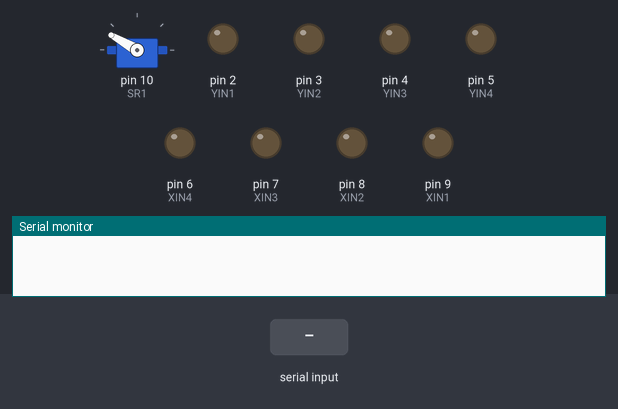
A sketch run on a simulated Arduino Uno, built with avr-gcc and run on an emulated ATmega328P. Shown: servo, output pins drawn as LEDs (lit = HIGH), the last lines printed to the serial monitor. The inputs (shaded band) are chosen by the test bench.

Above: at 1.2 s.
1.3 s: "l,45\n" received over Serial
At 2.6 s:
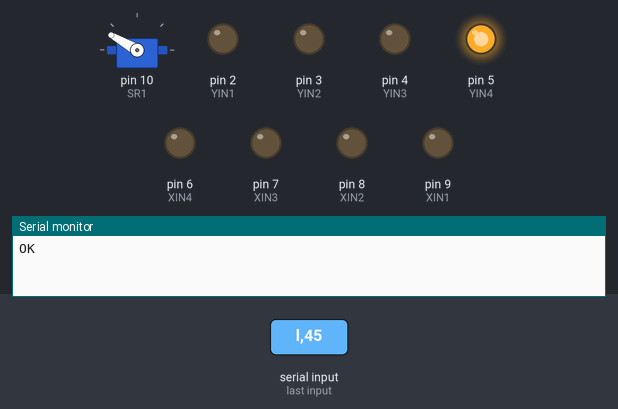
4.3 s: "Z90\n" received over Serial
At 4.8 s:
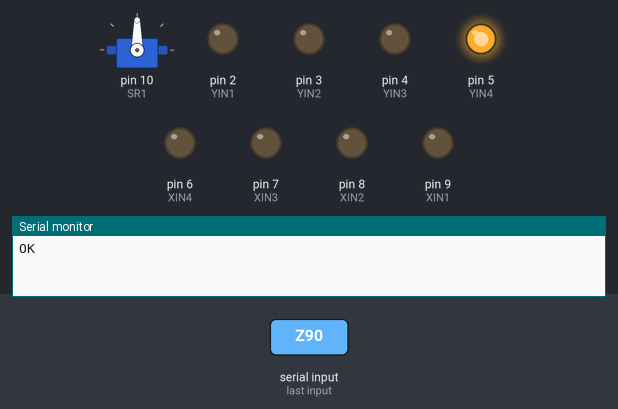
5.8 s: "Z,45\n" received over Serial
At 7.0 s:
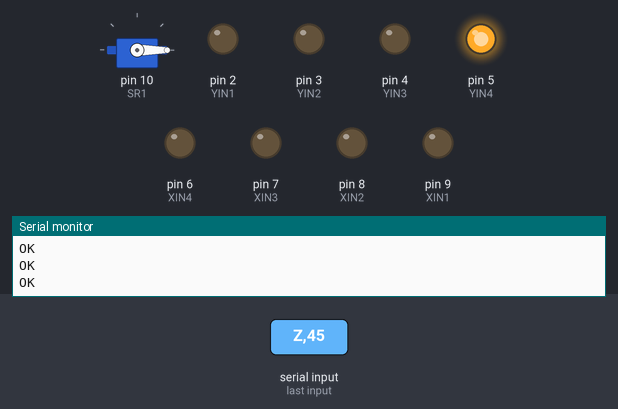
7.3 s: "l,45\n" received over Serial
At 7.46 s:
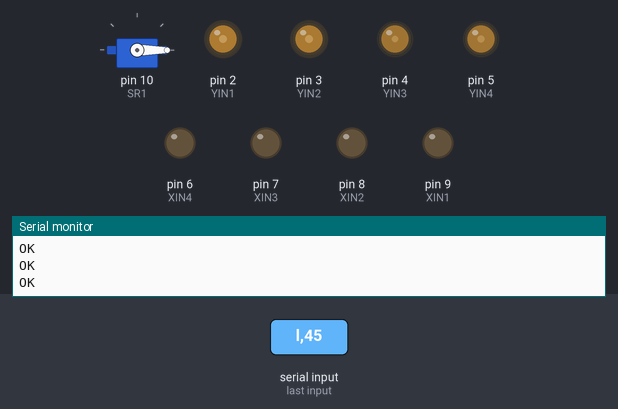
Timing chart, 0 to 10.3 s (numbered marks = the images above; inputs shaded):
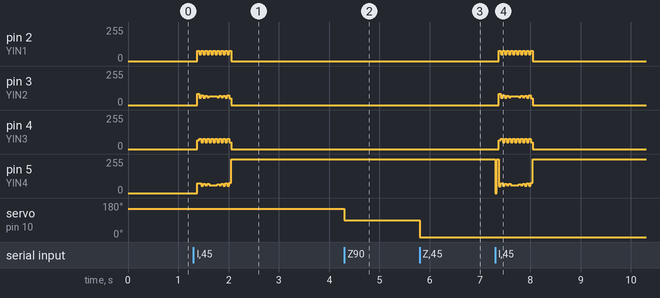

The sketch:

plotter_nano_arduino.ino
```cpp
#include <Servo.h>

Servo sr;

int YIN1 = 2;
int YIN2 = 3;
int YIN3 = 4;
int YIN4 = 5;

int XIN1 = 9;
int XIN2 = 8;
int XIN3 = 7;
int XIN4 = 6;

int SR1 = 10;

int step_delay = 4;

int seq[4][4] = {
  {1,0,0,0},
  {0,1,0,0},
  {0,0,1,0},
  {0,0,0,1}
};

void feed(int dir){
  for(int i = 0; i < sizeof(seq)/sizeof(seq[0]); i++){
    int j = (dir<0) ? (3-i) : i;
    digitalWrite(YIN1, seq[j][0]);
    digitalWrite(YIN2, seq[j][1]);
    digitalWrite(YIN3, seq[j][2]);
    digitalWrite(YIN4, seq[j][3]);
    delay(step_delay);
  }
}

void head(int dir){
  for(int i = 0; i < sizeof(seq)/sizeof(seq[0]); i++){
    int j = (dir>0) ? (3-i) : i;
    digitalWrite(XIN1, seq[j][0]);
    digitalWrite(XIN2, seq[j][1]);
    digitalWrite(XIN3, seq[j][2]);
    digitalWrite(XIN4, seq[j][3]);
    delay(step_delay);
  }
}

void moveby(int x1, int y1){
  int x0 = 0;
  int y0 = 0;
  int dx = abs(x1 - x0);
  int sx = (x0 < x1) ? 1 : -1;
  int dy = -abs(y1 - y0);
  int sy = (y0 < y1) ? 1 : -1;
  int error = dx + dy;
  while (true){
    int e2 = 2 * error;
    if (e2 >= dy){
      if (x0 == x1) break;
      error += dy;
      x0 += sx;
      head(sx);
    }
    if (e2 <= dx){
      if (y0 == y1) break;
      error += dx;
      y0 += sy;
      feed(sy);
    }
  }
}


const int BUFFER_SIZE = 64;
char buffer[BUFFER_SIZE];
int index = 0;

void setup() {
  Serial.begin(115200);
  pinMode(XIN1, OUTPUT);
  pinMode(XIN2, OUTPUT);
  pinMode(XIN3, OUTPUT);
  pinMode(XIN4, OUTPUT);
  pinMode(YIN1, OUTPUT);
  pinMode(YIN2, OUTPUT);
  pinMode(YIN3, OUTPUT);
  pinMode(YIN4, OUTPUT);
  sr.attach(SR1);
  sr.write(150);

}

void loop() {
  while (Serial.available()) {
    char c = Serial.read();
    if (c == '\n') {
      buffer[index] = '\0';
      if (buffer[0] == 'l'){
        char *comma = strchr(buffer, ',');
        if (comma != NULL) {
          *comma = '\0';
          int x = atoi(buffer + 1);
          int y = atoi(comma + 1);
          moveby(x,y);
          // delay(10);
          Serial.print("OK\n");
        }
      }else if (buffer[0] == 'Z'){
        int z = atoi(buffer+1);
        sr.write(z);
        delay(500);
        Serial.print("OK\n");
      }
      index = 0;
    }
    else {
      if (index < BUFFER_SIZE - 1) {
        buffer[index++] = c;
      } else {
        index = 0;
      }
    }
  }

}
```

Measured:
- after the input at 1.3 s, pin 2 (YIN1): 0/255 → 77/255 after 0.07 s, then repeats every 0.08 s: 51/255 0.04 s, 77/255 0.04 s, until it stays 0/255 from 2.1 s; pin 4 (YIN3): 0/255 → 64/255 after 0.07 s, then repeats every 0.08 s: 77/255 0.04 s, 51/255 0.04 s, until it stays 0/255 from 2.1 s
- after the input at 4.3 s, servo on pin 10 (SR1): 150° → 90° at once
- after the input at 5.8 s, servo on pin 10 (SR1): 90° → 0° at once
- after the input at 7.3 s, pin 2 (YIN1): 0/255 → 77/255 after 0.07 s, then repeats every 0.08 s: 51/255 0.04 s, 77/255 0.04 s, until it stays 0/255 from 8.1 s; pin 4 (YIN3): 0/255 → 64/255 after 0.07 s, then repeats every 0.08 s: 77/255 0.04 s, 51/255 0.04 s, until it stays 0/255 from 8.1 s
